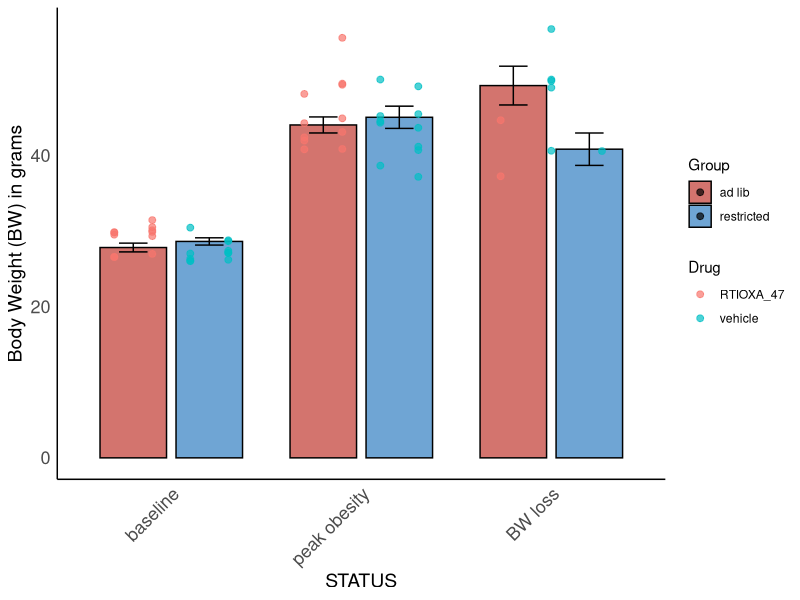
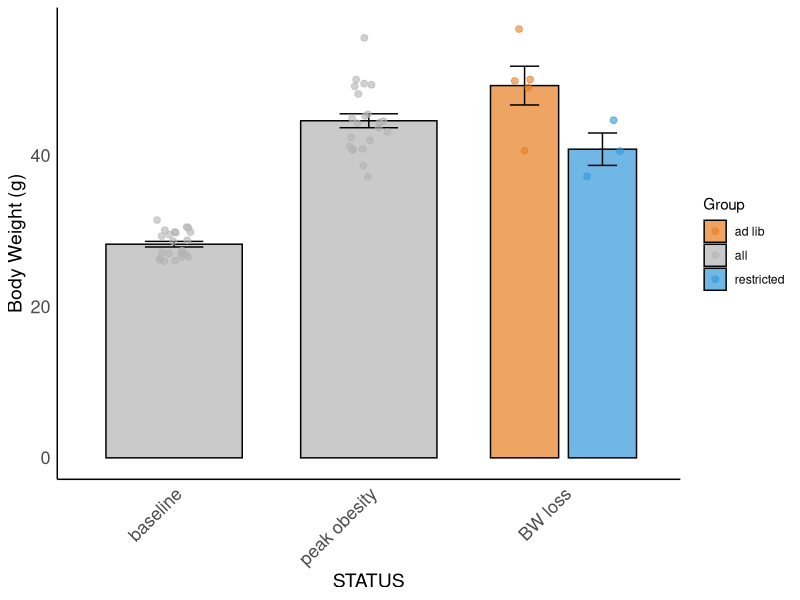

Write R code to recreate these figures, in order.
# This script aims to explore changes in body weight in middle age NZO after different stages of feeding:
#1 from baseline to peak obesity,
#2:from peak of obesity to acute body weight loss
#3 from acute body weight loss to body weight maintenance
#4 from body weight maintenance to body weight gain after RTIOXA-47 injections

#libraries
library(dplyr) #to use pipe
library(ggplot2) #to graph
library(readr) #to read csv
library(tidyr)  # to use drop-na()
library(ggpubr)
library(purrr)
library(broom)
library(Hmisc)
library(lme4)
library(emmeans)

BW_data <- read_csv("../data/BW.csv") %>% 
  filter(COHORT > 2 & COHORT < 6) %>% # Just NZO females
  filter(!ID %in% c(3712, 3715)) %>% # died during study
  group_by(ID) %>% 
  arrange(DATE) %>% 
  mutate(
    bw_rel = 100 * (BW - first(BW)) / first(BW),
    body_lag = (lag(BW) - BW),
    GROUP = case_when(
      ID %in% c(3706, 3707, 3709, 3711, 3713, 3717, 3716, 3719, 3718, 3726) ~ "ad lib",
      ID %in% c(3708, 3714, 3720, 3721, 3710, 3722, 3723, 3724, 3725, 3727, 3728, 3729) ~ "restricted"
    ),
    DRUG = case_when(
      ID %in% c(3706, 3707, 3709, 3711, 3713, 3714, 3720, 3724, 3725, 3727, 3728) ~ "vehicle",
      ID %in% c(3708, 3710, 3716, 3717, 3718, 3719, 3721, 3722, 3723, 3726, 3729) ~ "RTIOXA_47"
    ),
    day_rel = DATE - first(DATE)
  ) %>%
  mutate(
    STATUS = case_when(
      day_rel == 0 ~ "baseline", 
      COMMENTS == "DAY_1_INJECTIONS" ~ "BW maintenance", 
      COMMENTS == "DAY_4_SABLE_AND_SAC" ~ "BW regain",
      day_rel == 161 ~ "BW loss",
      DATE == as.Date("2025-02-24") ~ "peak obesity",
      TRUE ~ NA_character_
    )
  ) %>%
  filter(!is.na(STATUS)) %>% 
  filter(!(ID == 3726 & DATE == as.Date("2025-04-28")))  #repeated


# Make STATUS an ordered factor
BW_data <- BW_data %>%
  mutate(STATUS = factor(STATUS, 
                         levels = c("baseline", "peak obesity", "BW loss", 
                                    "BW maintenance", "BW regain")))


#format plot

scaleFill <- scale_fill_manual(values = c("#C03830FF", "#317EC2FF"))


format.plot <- theme(
  strip.background = element_blank(),
  panel.spacing.x = unit(0.1, "lines"),          
  panel.spacing.y = unit(1.5, "lines"),  
  axis.text = element_text(family = "Helvetica", size = 13),
  axis.title = element_text(family = "Helvetica", size = 14),
  
  # remove background grid lines only
  panel.grid.major = element_blank(),
  panel.grid.minor = element_blank(),
  
  # keep axis lines
  axis.line = element_line(color = "black")
)

plot <- BW_data %>%
  ggplot(aes(x = STATUS, y = BW, fill = GROUP)) +
  
  # mean bars
  stat_summary(
    fun = mean,
    geom = "col",
    position = position_dodge(width = 0.8),
    color = "black", width = 0.7, alpha = 0.7
  ) +
  
  # error bars (mean ± SE)
  stat_summary(
    fun.data = mean_se,
    geom = "errorbar",
    position = position_dodge(width = 0.8),
    width = 0.3
  ) +
  
  # individual data points
  geom_point(
    aes(color = DRUG),
    position = position_dodge(width = 0.8),
    alpha = 0.7, size = 2
  ) +
  
  scaleFill +
  theme_minimal() +
  labs(y = "Body Weight (BW) in grams", fill = "Group", color = "Drug") +
  format.plot +
  theme(
    axis.text.x = element_text(angle = 45, hjust = 1)
  )

plot

BW_plotdata <- BW_data %>%
  mutate(
    PlotGroup = case_when(
      STATUS %in% c("baseline", "peak obesity") ~ "all",          # collapse all
      STATUS %in% c("BW loss", "BW maintenance") ~ GROUP,         # separate by GROUP
      STATUS == "BW regain" ~ paste(GROUP, DRUG, sep = "_")       # GROUP × DRUG
    )
  )

# Define custom colors
custom_colors <- c(
  "all" = "gray70",
  "ad lib" = "#E67E22",              # orange
  "restricted" = "#3498DB",          # sky blue
  "ad lib_vehicle" = "#E67E22",      # darker orange
  "ad lib_RTIOXA_47" = "#F39C12",    # lighter orange
  "restricted_vehicle" = "#3498DB",  # darker blue
  "restricted_RTIOXA_47" = "#5DADE2" # lighter blue
)

plot <- BW_plotdata %>%
  ggplot(aes(x = STATUS, y = BW, fill = PlotGroup)) +
  
  stat_summary(fun = mean, geom = "col",
               position = position_dodge(width = 0.8),
               color = "black", width = 0.7, alpha = 0.7) +
  
  stat_summary(fun.data = mean_se, geom = "errorbar",
               position = position_dodge(width = 0.8),
               width = 0.3) +
  
  geom_point(aes(color = PlotGroup),
             position = position_jitterdodge(dodge.width = 0.8, jitter.width = 0.2),
             alpha = 0.6, size = 2) +
  
  scale_fill_manual(values = custom_colors) +
  scale_color_manual(values = custom_colors) +
  
  theme_minimal() +
  labs(y = "Body Weight (g)", fill = "Group", color = "Group") +
  theme(axis.text.x = element_text(angle = 45, hjust = 1))+
  format.plot

plot

# Fit model
model <- lmer(BW ~ STATUS * GROUP * DRUG + (1|ID), data = BW_data)
summary(model)

# Save emmeans results
emmeans_results <- emmeans(model, pairwise ~ STATUS * GROUP, adjust = "tukey")

#to evaluate baseline ad lib - baseline restricted   p=1
# to evaluate peak obesity ad lib - peak obesity restricted p=0.99

# Convert to data frame
df_emm <- as.data.frame(emmeans_results$emmeans)   # estimated means
df_pairs <- as.data.frame(emmeans_results$contrasts)  # pairwise comparisons

# Print all rows
print(df_emm, n = Inf)
print(df_pairs, n = Inf)
# Keep only significant contrasts
df_sig <- df_pairs %>%
  filter(p.value <= 0.05)

# View the results
print(df_sig, n = Inf)
View(df_sig)
